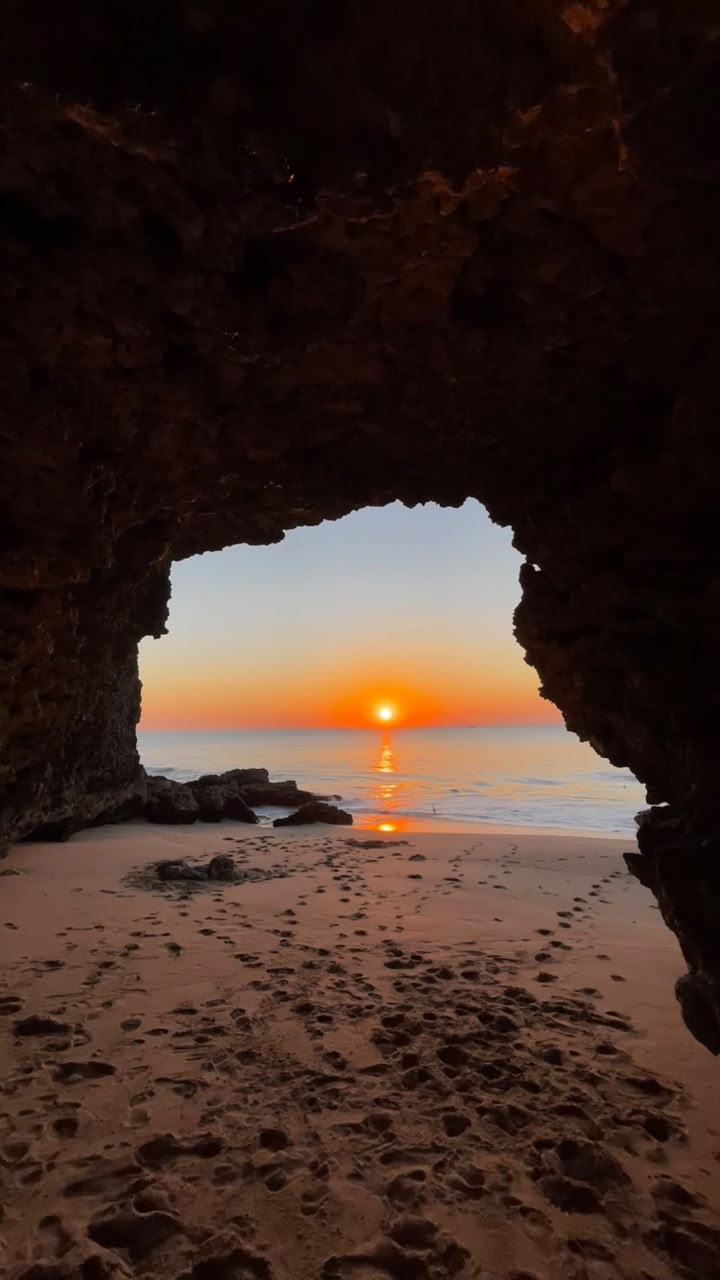
#> input picture Sesi #3 - PCD/gambar.JPG, 720 x 1280 px
$ python histogram.py
#> lines starting #> are read from the running program, lines starting #| are printed output that depends on the picture

import imageio.v3 as iio
import numpy as np
import matplotlib.pyplot as plt

# 1. Membaca gambar RGB
gambar = iio.imread("gambar.JPG")
#> gambar is the input picture: shape (1280, 720, 3); mean R, G, B 62.9, 43.5, 35.7

# 2. Mengubah RGB menjadi grayscale
if gambar.ndim == 3:
    if gambar.shape[2] == 4:
        gambar = gambar[:, :, :3]

    grayscale = np.dot(
        gambar[:, :, :3],
        [0.299, 0.587, 0.114]
    ).astype(np.uint8)
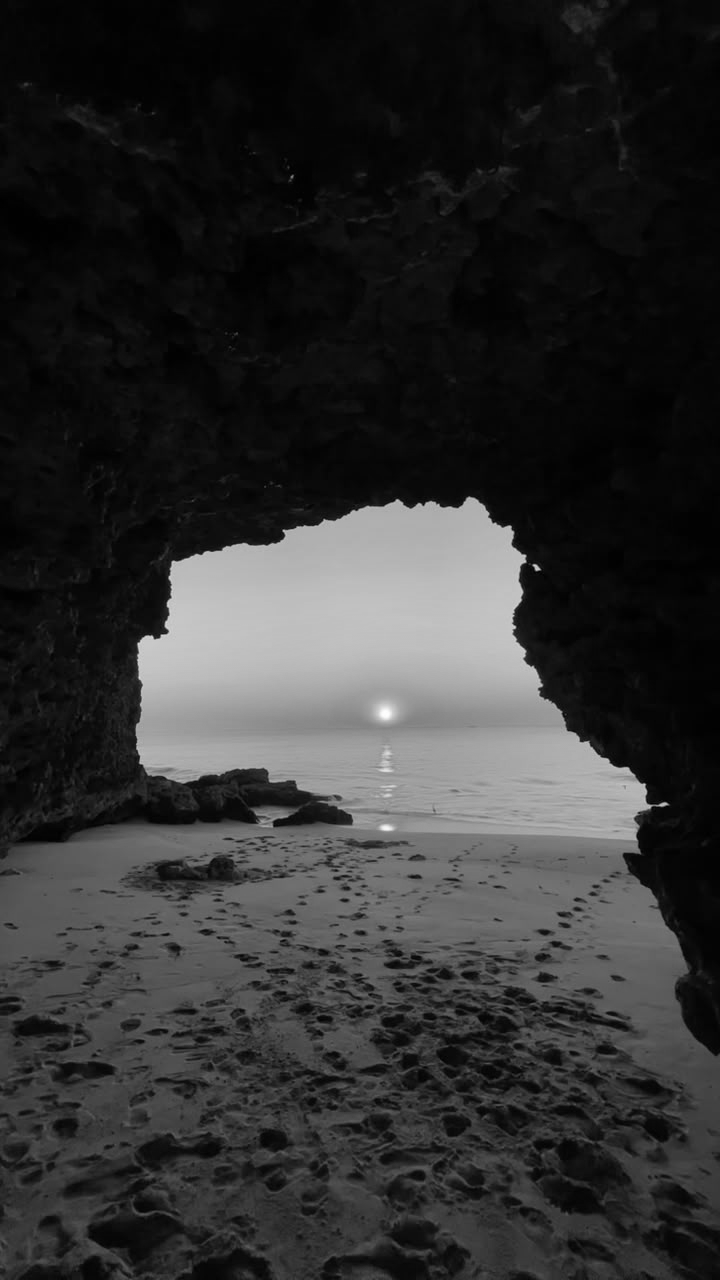
#> grayscale: shape (1280, 720); min 0, max 254, mean 47.9
else:
    grayscale = gambar.astype(np.uint8)

# 3. Menghitung histogram intensitas 0-255
histogram = np.bincount(
    grayscale.ravel(),
    minlength=256
)
#> histogram = 256 values, max 57777 at index 6, min 0 at index 247, mean 3600

# 4. Menampilkan jumlah piksel
print("Ukuran gambar:", grayscale.shape)
#| Ukuran gambar: (1280, 720)
print("Total piksel:", grayscale.size)
#| Total piksel: 921600

for intensitas in range(256):
    print(f"Intensitas {intensitas}: {histogram[intensitas]} piksel")
#> this loop made 256 passes
#| Intensitas 0: 23 piksel
#| Intensitas 1: 1507 piksel
#| Intensitas 2: 10498 piksel
#| Intensitas 3: 23727 piksel
#| Intensitas 4: 29116 piksel
#| Intensitas 5: 45657 piksel
#| Intensitas 6: 57777 piksel
#| Intensitas 7: 49811 piksel
#> (further printed lines are left out)

# 5. Menentukan intensitas dominan
dominan = np.argmax(histogram)
#> dominan = 6
print("Intensitas dominan:", dominan)
print("Jumlah piksel dominan:", histogram[dominan])

# 6. Menampilkan gambar grayscale dan histogram
plt.figure(figsize=(12, 5))

plt.subplot(1, 2, 1)
plt.imshow(grayscale, cmap="gray", vmin=0, vmax=255)
plt.title("Gambar Grayscale")
plt.axis("off")

plt.subplot(1, 2, 2)
plt.plot(range(256), histogram, color="black")
plt.title("Histogram Grayscale")
plt.xlabel("Intensitas Piksel (0-255)")
plt.ylabel("Jumlah Piksel")
plt.xlim(0, 255)
plt.grid(True, alpha=0.3)

plt.tight_layout()
plt.savefig("hasil_histogram.png")
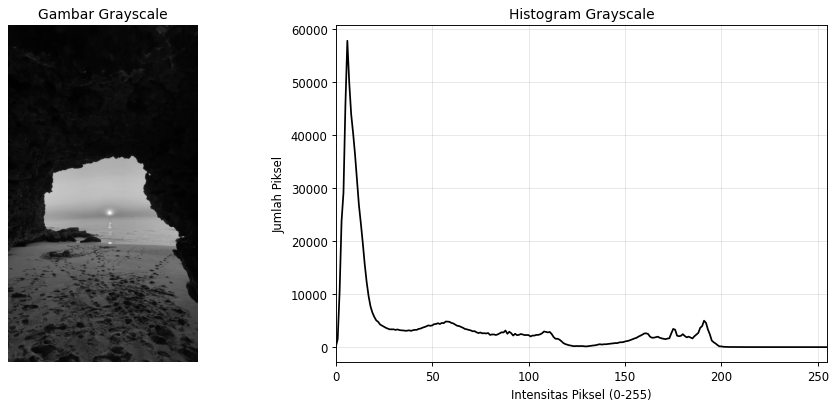
#> figure drawn by matplotlib, 2 panels; panel 2: curve peaks at x = 6, y = 57777
plt.show()
